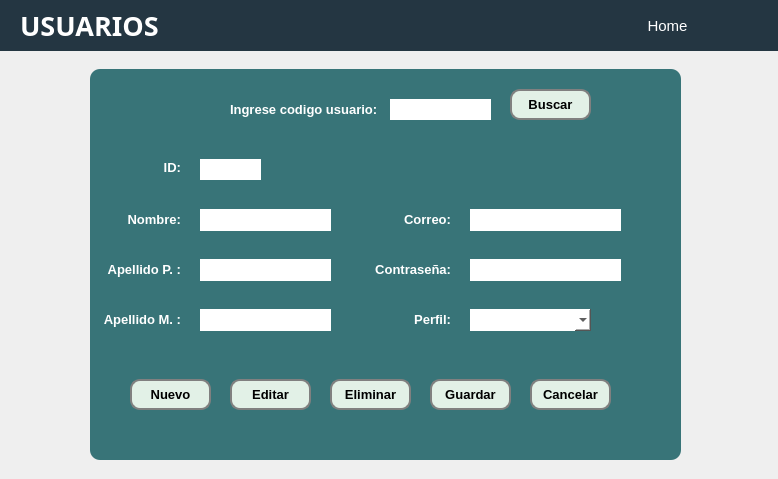
<?xml version="1.0" encoding="UTF-8"?>
<ui version="4.0">
 <class>Dialog</class>
 <widget class="QDialog" name="Dialog">
  <property name="geometry">
   <rect>
    <x>0</x>
    <y>0</y>
    <width>778</width>
    <height>479</height>
   </rect>
  </property>
  <property name="windowTitle">
   <string>Dialog</string>
  </property>
  <widget class="QLabel" name="label">
   <property name="geometry">
    <rect>
     <x>0</x>
     <y>0</y>
     <width>781</width>
     <height>51</height>
    </rect>
   </property>
   <property name="font">
    <font>
     <family>Arial Black</family>
     <pointsize>20</pointsize>
     <bold>true</bold>
    </font>
   </property>
   <property name="styleSheet">
    <string notr="true">background-color: #243642;
color: #FFFFFF</string>
   </property>
   <property name="text">
    <string>USUARIOS</string>
   </property>
   <property name="alignment">
    <set>Qt::AlignLeading|Qt::AlignLeft|Qt::AlignVCenter</set>
   </property>
   <property name="margin">
    <number>0</number>
   </property>
   <property name="indent">
    <number>20</number>
   </property>
  </widget>
  <widget class="QPushButton" name="btnHome">
   <property name="geometry">
    <rect>
     <x>630</x>
     <y>10</y>
     <width>75</width>
     <height>31</height>
    </rect>
   </property>
   <property name="font">
    <font>
     <family>Arial</family>
     <pointsize>11</pointsize>
    </font>
   </property>
   <property name="cursor">
    <cursorShape>PointingHandCursor</cursorShape>
   </property>
   <property name="styleSheet">
    <string notr="true">color: rgb(255, 255, 255);</string>
   </property>
   <property name="text">
    <string>Home</string>
   </property>
   <property name="flat">
    <bool>true</bool>
   </property>
  </widget>
  <widget class="QFrame" name="frameFormHorario">
   <property name="geometry">
    <rect>
     <x>90</x>
     <y>69</y>
     <width>591</width>
     <height>391</height>
    </rect>
   </property>
   <property name="cursor">
    <cursorShape>ArrowCursor</cursorShape>
   </property>
   <property name="styleSheet">
    <string notr="true">background-color:#387478;
border-radius: 10px;</string>
   </property>
   <property name="frameShape">
    <enum>QFrame::StyledPanel</enum>
   </property>
   <property name="frameShadow">
    <enum>QFrame::Raised</enum>
   </property>
   <widget class="QLabel" name="label_2">
    <property name="geometry">
     <rect>
      <x>42</x>
      <y>90</y>
      <width>49</width>
      <height>16</height>
     </rect>
    </property>
    <property name="font">
     <font>
      <family>Arial</family>
      <pointsize>10</pointsize>
      <bold>true</bold>
     </font>
    </property>
    <property name="layoutDirection">
     <enum>Qt::LeftToRight</enum>
    </property>
    <property name="styleSheet">
     <string notr="true">color: rgb(255, 255, 255);</string>
    </property>
    <property name="text">
     <string>ID:</string>
    </property>
    <property name="alignment">
     <set>Qt::AlignRight|Qt::AlignTrailing|Qt::AlignVCenter</set>
    </property>
   </widget>
   <widget class="QLabel" name="label_3">
    <property name="geometry">
     <rect>
      <x>30</x>
      <y>140</y>
      <width>61</width>
      <height>20</height>
     </rect>
    </property>
    <property name="font">
     <font>
      <family>Arial</family>
      <pointsize>10</pointsize>
      <bold>true</bold>
     </font>
    </property>
    <property name="layoutDirection">
     <enum>Qt::LeftToRight</enum>
    </property>
    <property name="styleSheet">
     <string notr="true">color: rgb(255, 255, 255);</string>
    </property>
    <property name="text">
     <string>Nombre:</string>
    </property>
    <property name="alignment">
     <set>Qt::AlignRight|Qt::AlignTrailing|Qt::AlignVCenter</set>
    </property>
   </widget>
   <widget class="QLabel" name="label_4">
    <property name="geometry">
     <rect>
      <x>10</x>
      <y>190</y>
      <width>81</width>
      <height>20</height>
     </rect>
    </property>
    <property name="font">
     <font>
      <family>Arial</family>
      <pointsize>10</pointsize>
      <bold>true</bold>
     </font>
    </property>
    <property name="layoutDirection">
     <enum>Qt::LeftToRight</enum>
    </property>
    <property name="styleSheet">
     <string notr="true">color: rgb(255, 255, 255);</string>
    </property>
    <property name="text">
     <string>Apellido P. :</string>
    </property>
    <property name="alignment">
     <set>Qt::AlignRight|Qt::AlignTrailing|Qt::AlignVCenter</set>
    </property>
   </widget>
   <widget class="QLabel" name="label_5">
    <property name="geometry">
     <rect>
      <x>10</x>
      <y>240</y>
      <width>81</width>
      <height>20</height>
     </rect>
    </property>
    <property name="font">
     <font>
      <family>Arial</family>
      <pointsize>10</pointsize>
      <bold>true</bold>
     </font>
    </property>
    <property name="layoutDirection">
     <enum>Qt::LeftToRight</enum>
    </property>
    <property name="styleSheet">
     <string notr="true">color: rgb(255, 255, 255);</string>
    </property>
    <property name="text">
     <string>Apellido M. :</string>
    </property>
    <property name="alignment">
     <set>Qt::AlignRight|Qt::AlignTrailing|Qt::AlignVCenter</set>
    </property>
   </widget>
   <widget class="QLineEdit" name="entryId">
    <property name="geometry">
     <rect>
      <x>110</x>
      <y>90</y>
      <width>61</width>
      <height>21</height>
     </rect>
    </property>
    <property name="styleSheet">
     <string notr="true">background-color: rgb(255, 255, 255);
border-radius:none;</string>
    </property>
   </widget>
   <widget class="QLabel" name="label_10">
    <property name="geometry">
     <rect>
      <x>140</x>
      <y>30</y>
      <width>151</width>
      <height>20</height>
     </rect>
    </property>
    <property name="font">
     <font>
      <family>Arial</family>
      <pointsize>10</pointsize>
      <bold>true</bold>
     </font>
    </property>
    <property name="styleSheet">
     <string notr="true">color: rgb(255, 255, 255);</string>
    </property>
    <property name="text">
     <string>Ingrese codigo usuario:</string>
    </property>
   </widget>
   <widget class="QLineEdit" name="lineEdit_2">
    <property name="geometry">
     <rect>
      <x>300</x>
      <y>30</y>
      <width>101</width>
      <height>21</height>
     </rect>
    </property>
    <property name="styleSheet">
     <string notr="true">background-color: rgb(255, 255, 255);
border-radius: none;</string>
    </property>
   </widget>
   <widget class="QPushButton" name="btnNuevo">
    <property name="geometry">
     <rect>
      <x>40</x>
      <y>310</y>
      <width>81</width>
      <height>31</height>
     </rect>
    </property>
    <property name="font">
     <font>
      <family>Arial</family>
      <pointsize>10</pointsize>
      <bold>true</bold>
     </font>
    </property>
    <property name="styleSheet">
     <string notr="true">background-color: #E2F1E7;
border: 2px solid grey;
padding: 5px;</string>
    </property>
    <property name="text">
     <string>Nuevo</string>
    </property>
   </widget>
   <widget class="QPushButton" name="btnEditar">
    <property name="geometry">
     <rect>
      <x>140</x>
      <y>310</y>
      <width>81</width>
      <height>31</height>
     </rect>
    </property>
    <property name="font">
     <font>
      <family>Arial</family>
      <pointsize>10</pointsize>
      <bold>true</bold>
     </font>
    </property>
    <property name="styleSheet">
     <string notr="true">background-color: #E2F1E7;
border: 2px solid grey;
padding: 5px;</string>
    </property>
    <property name="text">
     <string>Editar</string>
    </property>
   </widget>
   <widget class="QPushButton" name="btnEliminar">
    <property name="geometry">
     <rect>
      <x>240</x>
      <y>310</y>
      <width>81</width>
      <height>31</height>
     </rect>
    </property>
    <property name="font">
     <font>
      <family>Arial</family>
      <pointsize>10</pointsize>
      <bold>true</bold>
     </font>
    </property>
    <property name="styleSheet">
     <string notr="true">background-color: #E2F1E7;
border: 2px solid grey;
padding: 5px;</string>
    </property>
    <property name="text">
     <string>Eliminar</string>
    </property>
   </widget>
   <widget class="QPushButton" name="btnGuardar">
    <property name="geometry">
     <rect>
      <x>340</x>
      <y>310</y>
      <width>81</width>
      <height>31</height>
     </rect>
    </property>
    <property name="font">
     <font>
      <family>Arial</family>
      <pointsize>10</pointsize>
      <bold>true</bold>
     </font>
    </property>
    <property name="styleSheet">
     <string notr="true">background-color: #E2F1E7;
border: 2px solid grey;
padding: 5px;</string>
    </property>
    <property name="text">
     <string>Guardar</string>
    </property>
   </widget>
   <widget class="QPushButton" name="btnCancelar">
    <property name="geometry">
     <rect>
      <x>440</x>
      <y>310</y>
      <width>81</width>
      <height>31</height>
     </rect>
    </property>
    <property name="font">
     <font>
      <family>Arial</family>
      <pointsize>10</pointsize>
      <bold>true</bold>
     </font>
    </property>
    <property name="styleSheet">
     <string notr="true">background-color: #E2F1E7;
border: 2px solid grey;
padding: 5px;</string>
    </property>
    <property name="text">
     <string>Cancelar</string>
    </property>
   </widget>
   <widget class="QPushButton" name="btnBuscar">
    <property name="geometry">
     <rect>
      <x>420</x>
      <y>20</y>
      <width>81</width>
      <height>31</height>
     </rect>
    </property>
    <property name="font">
     <font>
      <family>Arial</family>
      <pointsize>10</pointsize>
      <bold>true</bold>
     </font>
    </property>
    <property name="styleSheet">
     <string notr="true">background-color: #E2F1E7;
border: 2px solid grey;
padding: 5px;</string>
    </property>
    <property name="text">
     <string>Buscar</string>
    </property>
   </widget>
   <widget class="QLineEdit" name="lineEdit">
    <property name="geometry">
     <rect>
      <x>110</x>
      <y>140</y>
      <width>131</width>
      <height>22</height>
     </rect>
    </property>
    <property name="styleSheet">
     <string notr="true">background-color: white;
border-radius: none;
</string>
    </property>
   </widget>
   <widget class="QLineEdit" name="lineEdit_3">
    <property name="geometry">
     <rect>
      <x>110</x>
      <y>190</y>
      <width>131</width>
      <height>22</height>
     </rect>
    </property>
    <property name="styleSheet">
     <string notr="true">background-color: white;
border-radius: none;
</string>
    </property>
   </widget>
   <widget class="QLineEdit" name="lineEdit_4">
    <property name="geometry">
     <rect>
      <x>110</x>
      <y>240</y>
      <width>131</width>
      <height>22</height>
     </rect>
    </property>
    <property name="styleSheet">
     <string notr="true">background-color: white;
border-radius: none;
</string>
    </property>
   </widget>
   <widget class="QLabel" name="label_6">
    <property name="geometry">
     <rect>
      <x>300</x>
      <y>140</y>
      <width>61</width>
      <height>20</height>
     </rect>
    </property>
    <property name="font">
     <font>
      <family>Arial</family>
      <pointsize>10</pointsize>
      <bold>true</bold>
     </font>
    </property>
    <property name="layoutDirection">
     <enum>Qt::LeftToRight</enum>
    </property>
    <property name="styleSheet">
     <string notr="true">color: rgb(255, 255, 255);</string>
    </property>
    <property name="text">
     <string>Correo:</string>
    </property>
    <property name="alignment">
     <set>Qt::AlignRight|Qt::AlignTrailing|Qt::AlignVCenter</set>
    </property>
   </widget>
   <widget class="QLineEdit" name="lineEdit_5">
    <property name="geometry">
     <rect>
      <x>380</x>
      <y>140</y>
      <width>151</width>
      <height>22</height>
     </rect>
    </property>
    <property name="styleSheet">
     <string notr="true">background-color: white;
border-radius: none;
</string>
    </property>
   </widget>
   <widget class="QLabel" name="label_7">
    <property name="geometry">
     <rect>
      <x>280</x>
      <y>190</y>
      <width>81</width>
      <height>20</height>
     </rect>
    </property>
    <property name="font">
     <font>
      <family>Arial</family>
      <pointsize>10</pointsize>
      <bold>true</bold>
     </font>
    </property>
    <property name="layoutDirection">
     <enum>Qt::LeftToRight</enum>
    </property>
    <property name="styleSheet">
     <string notr="true">color: rgb(255, 255, 255);</string>
    </property>
    <property name="text">
     <string>Contraseña:</string>
    </property>
    <property name="alignment">
     <set>Qt::AlignRight|Qt::AlignTrailing|Qt::AlignVCenter</set>
    </property>
   </widget>
   <widget class="QLineEdit" name="lineEdit_6">
    <property name="geometry">
     <rect>
      <x>380</x>
      <y>190</y>
      <width>151</width>
      <height>22</height>
     </rect>
    </property>
    <property name="styleSheet">
     <string notr="true">background-color: white;
border-radius: none;
</string>
    </property>
   </widget>
   <widget class="QLabel" name="label_8">
    <property name="geometry">
     <rect>
      <x>280</x>
      <y>240</y>
      <width>81</width>
      <height>20</height>
     </rect>
    </property>
    <property name="font">
     <font>
      <family>Arial</family>
      <pointsize>10</pointsize>
      <bold>true</bold>
     </font>
    </property>
    <property name="layoutDirection">
     <enum>Qt::LeftToRight</enum>
    </property>
    <property name="styleSheet">
     <string notr="true">color: rgb(255, 255, 255);</string>
    </property>
    <property name="text">
     <string>Perfil:</string>
    </property>
    <property name="alignment">
     <set>Qt::AlignRight|Qt::AlignTrailing|Qt::AlignVCenter</set>
    </property>
   </widget>
   <widget class="QComboBox" name="comboBox">
    <property name="geometry">
     <rect>
      <x>380</x>
      <y>240</y>
      <width>121</width>
      <height>22</height>
     </rect>
    </property>
    <property name="styleSheet">
     <string notr="true">background-color:white;
border-radius:none;</string>
    </property>
   </widget>
  </widget>
 </widget>
 <resources/>
 <connections/>
</ui>
